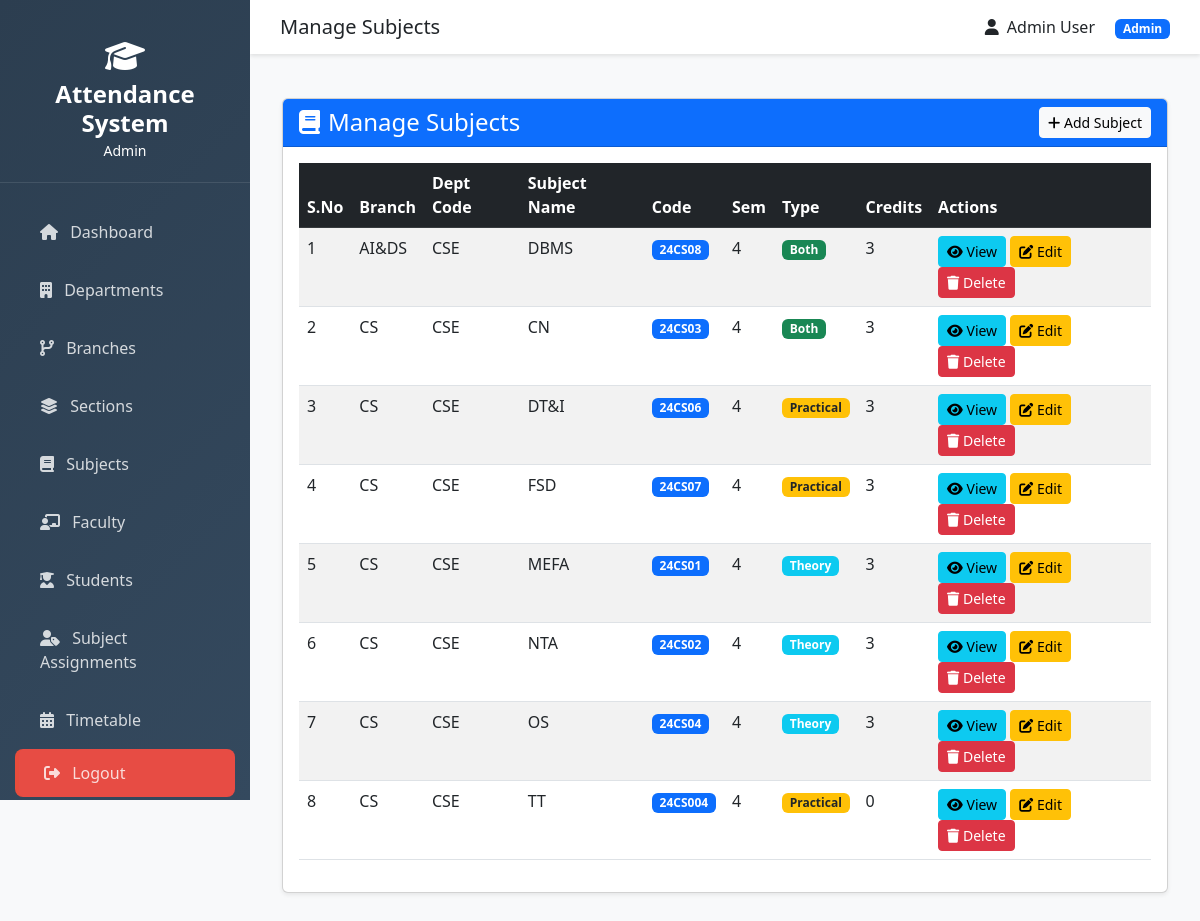
The app's page /manage/subjects/ (signed in) with its own data.
### attendance/models.py (models this page shows, shortened)
class User(AbstractUser):
    ROLE_CHOICES = [
        ('admin', 'Admin'),
        ('faculty', 'Faculty'),
        ('student', 'Student'),
    ]
    role = models.CharField(max_length=10, choices=ROLE_CHOICES)
    phone = models.CharField(max_length=15, blank=True, null=True)
    created_at = models.DateTimeField(auto_now_add=True)
    updated_at = models.DateTimeField(auto_now=True)
    class Meta:
        db_table = 'users'
        verbose_name = 'User'
        verbose_name_plural = 'Users'

class Subject(models.Model):
    SUBJECT_TYPE_CHOICES = [
        ('theory', 'Theory'),
        ('practical', 'Practical'),
        ('both', 'Theory & Practical'),
    ]
    name = models.CharField(max_length=100)
    code = models.CharField(max_length=20, unique=True)
    branch = models.ForeignKey(Branch, on_delete=models.CASCADE, related_name='subjects')
    semester = models.IntegerField(validators=[MinValueValidator(1), MaxValueValidator(8)])
    subject_type = models.CharField(max_length=10, choices=SUBJECT_TYPE_CHOICES, default='theory')
    credits = models.IntegerField(default=3)
    created_at = models.DateTimeField(auto_now_add=True)
    class Meta:
        db_table = 'subjects'
        ordering = ['branch', 'semester', 'name']

class Branch(models.Model):
    department = models.ForeignKey(Department, on_delete=models.CASCADE, related_name='branches')
    name = models.CharField(max_length=100)
    code = models.CharField(max_length=10)
    duration_years = models.IntegerField(default=4)
    created_at = models.DateTimeField(auto_now_add=True)
    class Meta:
        db_table = 'branches'
        ordering = ['department', 'name']
        unique_together = ['department', 'code']

class Department(models.Model):
    name = models.CharField(max_length=100)
    code = models.CharField(max_length=10, unique=True)
    description = models.TextField(blank=True)
    created_at = models.DateTimeField(auto_now_add=True)
    class Meta:
        db_table = 'departments'
        ordering = ['name']

### attendance/views.py (the view, shortened to what this page needs)
# urls.py: path('manage/subjects/', views.manage_subjects, name='manage_subjects'),
@login_required
@role_required('admin')
def manage_subjects(request):
    subjects = Subject.objects.select_related('branch__department').all()
    departments = Department.objects.all()
    branches = Branch.objects.select_related('department').all()
    context = {
        'subjects': subjects,
        'departments': departments,
        'branches': branches
    }
    return render(request, 'admin/manage_subjects.html', context)

### attendance/templates/admin/manage_subjects.html (shortened to what this page needs)
{% extends 'base.html' %}
{% block page_title %}Manage Subjects{% endblock %}
{% block content %}
<div class="container-fluid py-4">
    <div class="row">
        <div class="col-12">
            <div class="card shadow-sm">
                <div class="card-header bg-primary text-white d-flex justify-content-between align-items-center">
                    <h4 class="mb-0"><i class="fas fa-book me-2"></i>Manage Subjects</h4>
                    <button type="button" class="btn btn-light btn-sm" data-bs-toggle="modal" data-bs-target="#addSubjectModal">
                        <i class="fas fa-plus"></i> Add Subject
                    </button>
                </div>
                <div class="card-body">
                    <div class="table-responsive">
                        <table class="table table-hover table-striped">
                            <thead class="table-dark">
                                <tr>
                                    <th>S.No</th>
                                    <th>Branch</th>
                                    <th>Dept Code</th>
                                    <th>Subject Name</th>
                                    <th>Code</th>
                                    <th>Sem</th>
                                    <th>Type</th>
                                    <th>Credits</th>
                                    <th>Actions</th>
                                </tr>
                            </thead>
                            <tbody>
                                {% for subject in subjects %}
                                <tr>
                                    <td>{{ forloop.counter }}</td>
                                    <td>{{ subject.branch.code }}</td>
                                    <td>{{ subject.branch.department.code }}</td>
                                    <td>{{ subject.name }}</td>
                                    <td><span class="badge bg-primary">{{ subject.code }}</span></td>
                                    <td>{{ subject.semester }}</td>
                                    <td>
                                        {% if subject.subject_type == 'theory' %}
                                            <span class="badge bg-info">Theory</span>
                                        {% elif subject.subject_type == 'practical' %}
                                            <span class="badge bg-warning text-dark">Practical</span>
                                        {% else %}
                                            <span class="badge bg-success">Both</span>
                                        {% endif %}
                                    </td>
                                    <td>{{ subject.credits }}</td>
                                    <td>
                                        <button class="btn btn-sm btn-info" data-bs-toggle="modal" data-bs-target="#viewSubjectModal{{ subject.id }}">
                                            <i class="fas fa-eye"></i> View
                                        </button>
                                        <button class="btn btn-sm btn-warning" data-bs-toggle="modal" data-bs-target="#editSubjectModal{{ subject.id }}">
                                            <i class="fas fa-edit"></i> Edit
                                        </button>
                                        <button class="btn btn-sm btn-danger" data-bs-toggle="modal" data-bs-target="#deleteSubjectModal{{ subject.id }}">
                                            <i class="fas fa-trash"></i> Delete
                                        </button>
                                    </td>
                                </tr>
                                {% empty %}
                                <tr>
                                    <td colspan="9" class="text-center">No subjects found</td>
                                </tr>
                                {% endfor %}
                            </tbody>
                        </table>
                    </div>
                </div>
            </div>
        </div>
    </div>
</div>
{% endblock %}

### attendance/templates/base.html (shortened to what this page needs)
<!DOCTYPE html>
<html lang="en">
<head>
    <link href="https://cdnjs.cloudflare.com/ajax/libs/bootstrap/5.3.0/css/bootstrap.min.css" rel="stylesheet">
    <link href="https://cdnjs.cloudflare.com/ajax/libs/font-awesome/6.4.0/css/all.min.css" rel="stylesheet">
</head>
<body>
    {% if user.is_authenticated %}
    <div class="sidebar">
        <div class="logo">
            <i class="fas fa-graduation-cap fa-2x mb-2"></i>
            <h4>Attendance System</h4>
            <small>{{ user.get_role_display }}</small>
        </div>
        <nav class="nav flex-column">
            <a class="nav-link" href="{% url 'dashboard' %}">
                <i class="fas fa-home me-2"></i> Dashboard
            </a>
            {% if user.role == 'admin' %}
                <a class="nav-link" href="{% url 'manage_departments' %}">
                    <i class="fas fa-building me-2"></i> Departments
                </a>
                <a class="nav-link" href="{% url 'manage_branches' %}">
                    <i class="fas fa-code-branch me-2"></i> Branches
                </a>
                <a class="nav-link" href="{% url 'manage_sections' %}">
                    <i class="fas fa-layer-group me-2"></i> Sections
                </a>
                <a class="nav-link" href="{% url 'manage_subjects' %}">
                    <i class="fas fa-book me-2"></i> Subjects
                </a>
                <a class="nav-link" href="{% url 'manage_faculty' %}">
                    <i class="fas fa-chalkboard-teacher me-2"></i> Faculty
                </a>
                <a class="nav-link" href="{% url 'manage_students' %}">
                    <i class="fas fa-user-graduate me-2"></i> Students
                </a>
                <a class="nav-link" href="{% url 'manage_subject_assignments' %}">
                    <i class="fas fa-user-tag me-2"></i> Subject Assignments
                </a>
                <a class="nav-link" href="{% url 'manage_timetable' %}">
                    <i class="fas fa-calendar-alt me-2"></i> Timetable
                </a>
            {% endif %}
            <a class="nav-link logout" href="{% url 'logout' %}">
                <i class="fas fa-sign-out-alt me-2"></i> Logout
            </a>
        </nav>
    </div>
    <div class="main-content">
        <div class="top-navbar">
            <h5 class="mb-0">{% block page_title %}Dashboard{% endblock %}</h5>
            <div>
                <span class="me-3"><i class="fas fa-user me-2"></i>{{ user.get_full_name }}</span>
                <span class="badge bg-primary">{{ user.get_role_display }}</span>
            </div>
        </div>
        {% block content %}{% endblock %}
    </div>
    {% else %}
        {% block login_content %}{% endblock %}
    {% endif %}
</body>
</html>

### attendance/templates/base.html (style rules this page uses)
:root { --primary-color: #2c3e50; --secondary-color: #3498db; --success-color: #27ae60; --danger-color: #e74c3c; --warning-color: #f39c12; --info-color: #16a085; }
body { font-family: 'Segoe UI', Tahoma, Geneva, Verdana, sans-serif; background-color: #f8f9fa; }
.sidebar { min-height: 100vh; background: linear-gradient(135deg, var(--primary-color), #34495e); color: white; position: fixed; top: 0; left: 0; width: 250px; padding: 20px 0; z-index: 1000; display: flex; flex-direction: column; height: 100vh; }
.sidebar .nav { flex-grow: 1; display: flex; flex-direction: column; }
.sidebar .nav-link.logout { margin-top: auto; background: rgba(231, 76, 68, 8.1); border-left: 4px solid #e74c3c; }
.sidebar .logo { text-align: center; padding: 20px; border-bottom: 1px solid rgba(255,255,255,0.1); margin-bottom: 20px; }
.sidebar .logo h4 { margin: 0; font-weight: 600; }
.sidebar .nav-link { color: rgba(255,255,255,0.8); padding: 12px 25px; margin: 5px 15px; border-radius: 8px; transition: all 0.3s; }
.main-content { margin-left: 250px; padding: 20px; }
.top-navbar { background: white; padding: 15px 30px; margin: -20px -20px 20px -20px; box-shadow: 0 2px 4px rgba(0,0,0,0.1); display: flex; justify-content: space-between; align-items: center; }

### records on screen
User: role "Admin", get_full_name "Admin User"
Subject: branch.code "AI&DS", branch.department.code "CSE", name "DBMS", code "24CS08", semester "4", subject_type "Both", credits "3"
Subject: branch.code "CS", branch.department.code "CSE", name "CN", code "24CS03", semester "4", subject_type "Both", credits "3"
Subject: branch.code "CS", branch.department.code "CSE", name "DT&I", code "24CS06", semester "4", subject_type "Practical", credits "3"
Subject: branch.code "CS", branch.department.code "CSE", name "FSD", code "24CS07", semester "4", subject_type "Practical", credits "3"
Subject: branch.code "CS", branch.department.code "CSE", name "MEFA", code "24CS01", semester "4", subject_type "Theory", credits "3"
Subject: branch.code "CS", branch.department.code "CSE", name "NTA", code "24CS02", semester "4", subject_type "Theory", credits "3"
Subject: branch.code "CS", branch.department.code "CSE", name "OS", code "24CS04", semester "4", subject_type "Theory", credits "3"
Subject: branch.code "CS", branch.department.code "CSE", name "TT", code "24CS004", semester "4", subject_type "Practical", credits "0"
